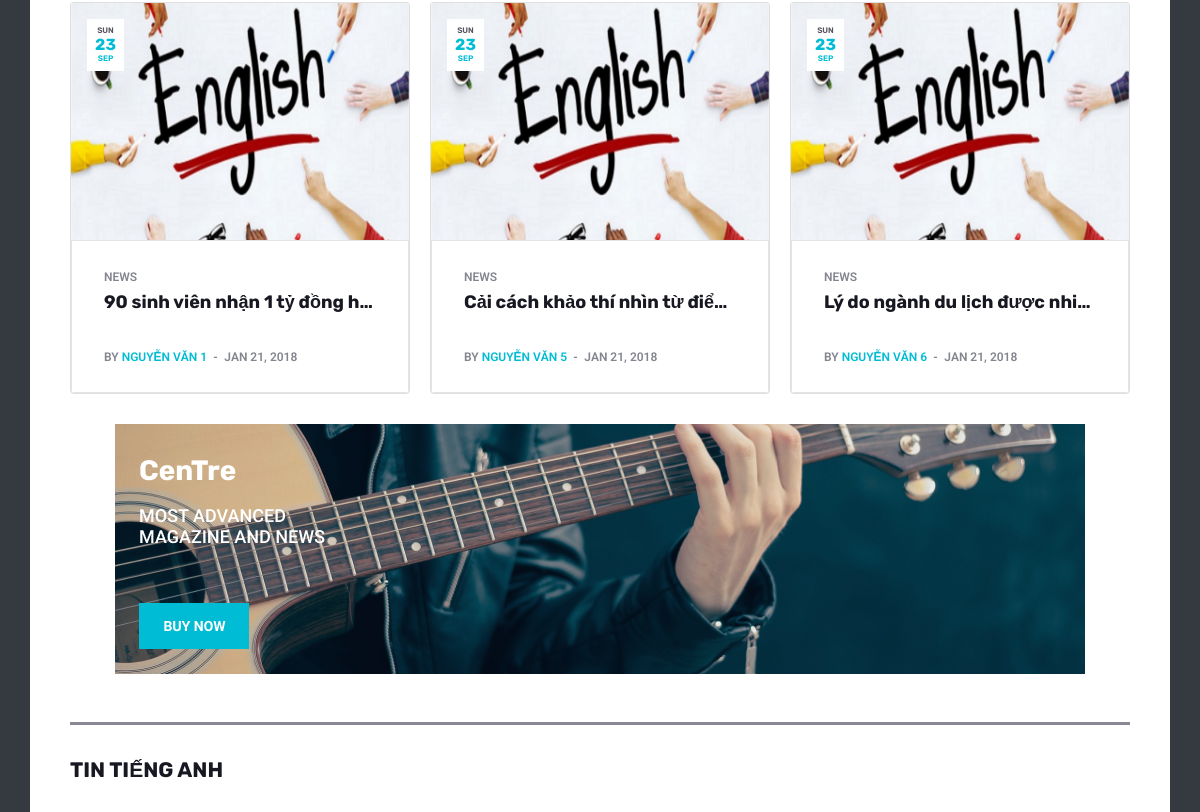
Before: /View/ (middle part) with the older database file.
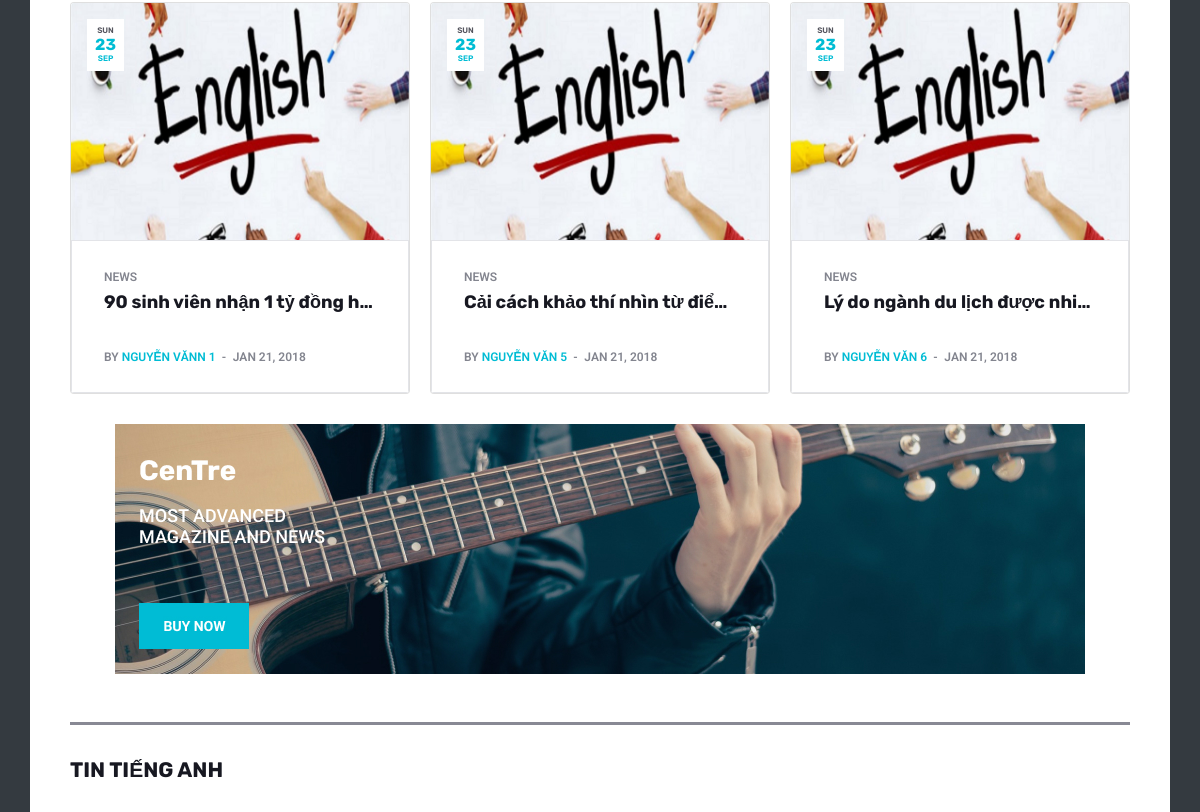
After: the same page with the newer database file.
### tables this page shows
CREATE TABLE `tintuc` (
  `MaTinTuc` int(11) NOT NULL,
  `TieuDe` varchar(100) NOT NULL,
  `NoiDung` text NOT NULL,
  `TomTat` varchar(255) NOT NULL,
  `AnhMinhHoa` varchar(255) NOT NULL,
  `NguoiTao` int(11) NOT NULL,
  `NgayTao` datetime NOT NULL DEFAULT CURRENT_TIMESTAMP,
  `NgayChinhSua` datetime DEFAULT NULL,
  `NgonNgu` varchar(2) DEFAULT NULL
);

CREATE TABLE `nguoidung` (
  `IdUser` int(11) NOT NULL,
  `Ho` varchar(100) DEFAULT NULL,
  `Ten` varchar(45) NOT NULL,
  `GioiTinh` varchar(4) DEFAULT 'None',
  `MatKhau` varchar(50) NOT NULL,
  `Quyen` int(11) NOT NULL,
  `Mail` varchar(50) NOT NULL,
  `KichHoat` tinyint(1) NOT NULL DEFAULT '0',
  `Avatar` varchar(255) DEFAULT NULL,
  `NgayThamGia` datetime NOT NULL DEFAULT CURRENT_TIMESTAMP
);

### database/connection.php (called while the page is built, shortened)
<?php
class connection
{
    public function __construct()
    {
        $this->con = new mysqli(sql_server, sql_user, sql_password, sql_database);
    }
}
?>

### Controller/controller_main.php (called while the page is built, shortened)
<?php
require_once "../Model/model.php";
class controller_main extends model
{
    function lay_UserTheoId($idUser)
    {
        $con = new model();
        $idUser = strip_tags(trim($idUser));
        $kq = $con->getUserById($idUser);
        if ($kq->num_rows > 0) return $kq;
        return $this->con->error;
    }
    function lay_TinTuc($language)
    {
        $con = new model();
        $lang = strip_tags(trim($language));
        $kq = $con->getTinTuc($lang);
        if ($kq->num_rows > 0) return $kq;
        return $this->con->error;
    }
}
?>

### Model/Model.php (called while the page is built, shortened)
<?php
require_once "../database/connection.php";
class model extends connection
{
    protected function getTinTuc($param)
    {
        if ($param == 'vi') {
            $sql = "select * from tintuc where NgonNgu='vi'";
            $kq = $this->con->query($sql);
            if ($kq->num_rows > 0) return $kq;
        } elseif ($param == 'en') {
            $sql = "select * from tintuc where NgonNgu='en'";
            $kq = $this->con->query($sql);
            if ($kq->num_rows > 0) return $kq;
        } else {
            $sql = "select * from tintuc";
            $kq = $this->con->query($sql);
            if ($kq->num_rows > 0) return $kq;
        }
        return $this->con->error;
    }
    protected function getUserById($idUser)
    {
        $sql = "select * from nguoidung where IdUser='$idUser'";
        $kq = $this->con->query($sql);
        if ($kq->num_rows > 0) return $kq;
        return $this->con->error;
    }
}
?>

### View/main.php (the view, shortened to what this page needs)
<div class="main-container container content-box content-box--pt-108" id="main-container">
    <?php
    $kq = $toeic->lay_TinTuc('vi');
    ?>
    <section class="section mb-0">
        <div id="owl-posts-3-items" class="owl-carousel owl-theme owl-carousel--arrows-outside">
            <?php while ($row = $kq->fetch_assoc()) { ?>
                <article class="entry card card--1">
                    <div class="entry__img-holder card__img-holder">
                        <a href="single-post-music.html">
                            <div class="thumb-container thumb-70">
                                <img onerror="this.src='img/defaultImg.jpg'" data-src="<?= $row['AnhMinhHoa'] ?>"
                                     src="<?= $row['AnhMinhHoa'] ?>"
                                     class="entry__img lazyload" alt="<?= $row['TieuDe'] ?>"
                                     title="<?= $row['TieuDe'] ?>"/>
                                <div class="entry-date-label">
                                    <div class="entry-date-label__weekday"><?= date('D', strtotime($row['NgayTao'])) ?></div>
                                    <div class="entry-date-label__day"><?= date('d', strtotime($row['NgayTao'])) ?></div>
                                    <div class="entry-date-label__month"><?= date('M', strtotime($row['NgayTao'])) ?></div>
                                </div>
                            </div>
                        </a>
                    </div>
                    <div class="entry__body card__body">
                        <div class="entry__header">
                            <ul class="entry__meta">
                                <li class="entry__meta-category">
                                    <a>News</a>
                                </li>
                            </ul>
                            <h2 class="entry__title"
                                style="white-space: nowrap;overflow:hidden;text-overflow:ellipsis;">
                                <a href="single-post-music.html" title="<?= $row['TieuDe'] ?>"><?= $row['TieuDe'] ?></a>
                            </h2>
                            <ul class="entry__meta">
                                <li class="entry__meta-author">
                                    <span>by</span>
                                    <a href="#"><?php $kqi = $toeic->lay_UserTheoId($row['NguoiTao']);
                                        $rowi = $kqi->fetch_assoc();
                                        echo $rowi['Ho']." ".$rowi['Ten']; ?></a>
                                </li>
                                <li class="entry__meta-date">
                                    Jan 21, 2018
                                </li>
                            </ul>
                        </div>
                    </div>
                </article>
            <?php } ?>
        </div>
    </section>
    <div class="text-center pb-48">
        <a href="#">
            <img src="img/content/placeholder_970_1.jpg" alt="">
        </a>
    </div>
    <section class="section mb-24">
        <div class="title-wrap title-wrap--line">
            <h3 class="section-title">TIN TIẾNG ANH</h3>
        </div>
    </section>
</div>

### View/index.php (shortened to what this page needs)
<?php
require_once "../Controller/controller_main.php";
$toeic=new controller_main();
$toeic->kiemtra_Login();
?>
<!DOCTYPE html>
<html lang="en">
<head>
    <link rel="stylesheet" href="css/bootstrap.min.css"/>
    <link rel="stylesheet" href="css/font-icons.css"/>
    <link rel="stylesheet" href="css/style.css"/>
    <link rel="stylesheet" href="css/colors/cyan.css"/>
    <link rel="stylesheet" href="css/Thanh-Style-Header.css"/>
    <link rel="stylesheet" href="https://use.fontawesome.com/releases/v5.3.1/css/all.css">
</head>
<body class="bg-dark style-music">
<main class="main oh" id="main">
<?php
if(isset($_GET['p'])){
    $p=$_GET['p'];
    switch($p)
    {
        case "login": include("login.php"); break;
        case "register": include("Register.php"); break;
        case "contact": include("contact.php"); break;
        case "testing": include("testing.php"); break;
        case "toeic-testing": include "toeic-testing.php";break;
        case "exam": include "examList.php";break;
        case "scores": include "scores.php";break;
        case "profile": include("profile.php"); break;
        default: include("main.php"); break;
    }
}
else include "main.php";
?>
</main>
</body>
</html>

### css/colors/cyan.css (style rules this page uses)
.tab-post__tabs .tabs__item--active a, .tab-post__tabs .tabs__item a:hover, .tab-post__tabs .tabs__item a:focus, .entry__meta a, .style-fashion .entry__meta a:hover, .entry__title:hover a, .post-list-small__entry-title a:hover, .post-list-small__entry-title a:focus, .nav__right a:hover, .nav__right a:focus, .nav__menu > li > a:hover, .nav__dropdown-menu > li > a:hover, .nav__dropdown-submenu > .nav__dropdown-menu > li > a:hover, .post-list-small--arrows li:before, .widget_categories li a:before, .widget_categories li a:hover, .newsticker__item-url:hover, .newsticker__item-url:focus, .sidenav__menu-url:hover, .sidenav__menu-url:focus, .sidenav__close-button:hover, .header__menu-list a:hover, .header__menu-list a:focus, .footer a:not(.social):hover, .copyright a:hover, .style-games .footer .widget-title, .style-music .widget-title, .entry-date-label__day, .entry-date-label__month, .video-playlist__list-item--active .video-playlist__list-item-title, .video-playlist__list-item:hover .video-playlist__list-item-title, .comment-reply:hover, .entry-navigation a:hover { color: #00BCD4; }

### css/Thanh-Style-Header.css (style rules this page uses)
.entry .entry__img-holder a img { height: 165px; }

Changed rows visible on the page:
changed through a linked row, tintuc "90 sinh viên nhận 1 tỷ đồng h…": NguoiTao.Ho "NGUYỄN VĂN" → "NGUYỄN VĂNN"
